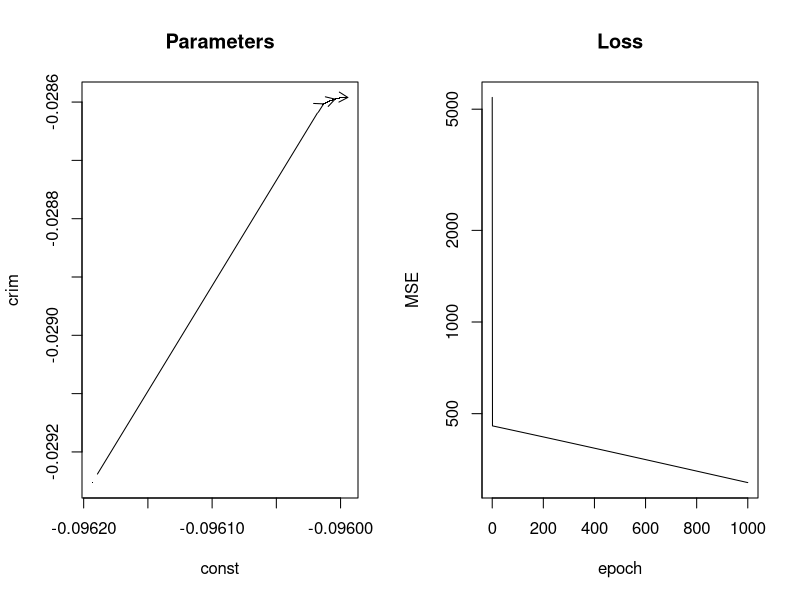
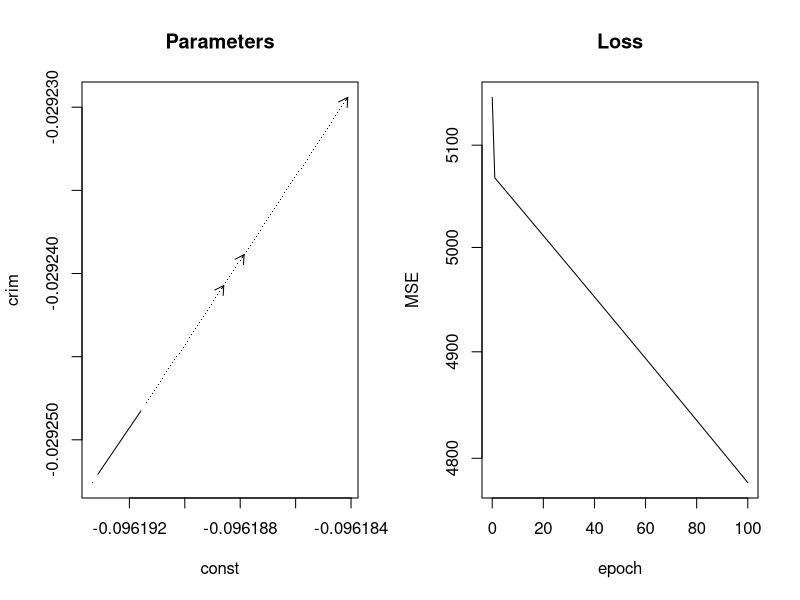
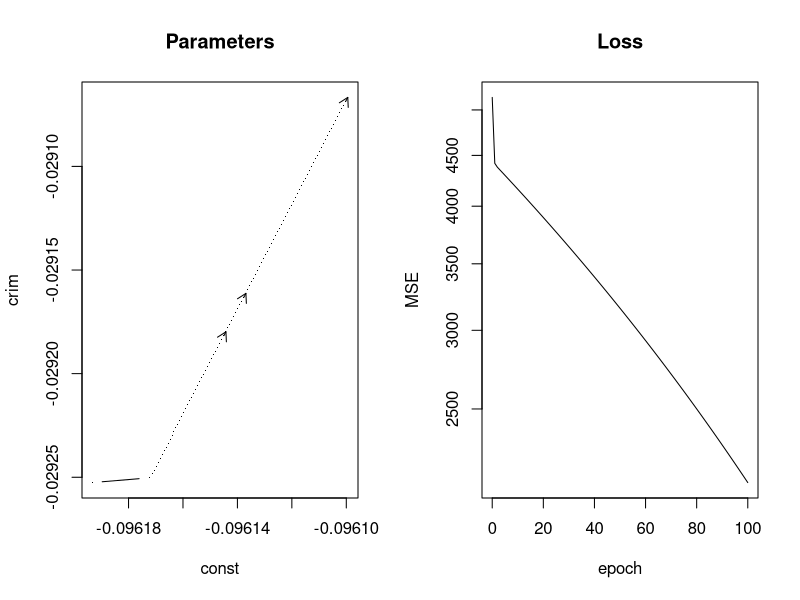
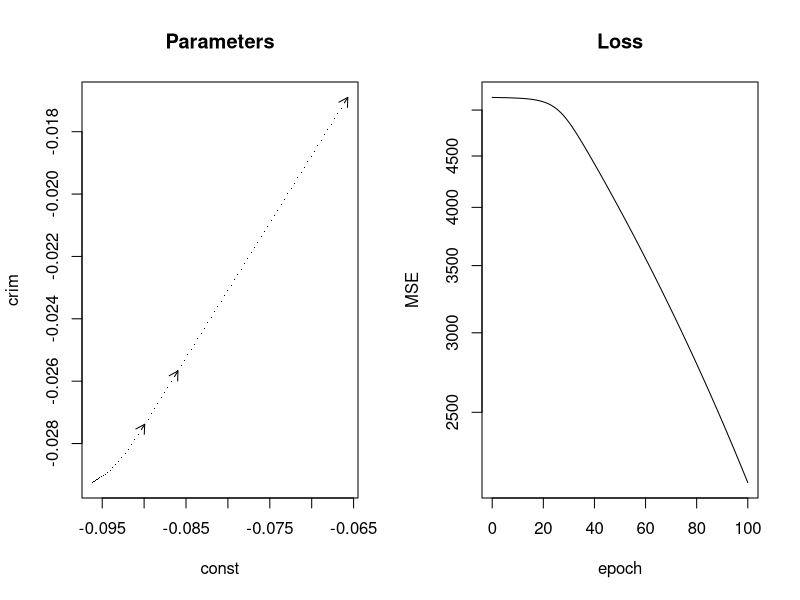
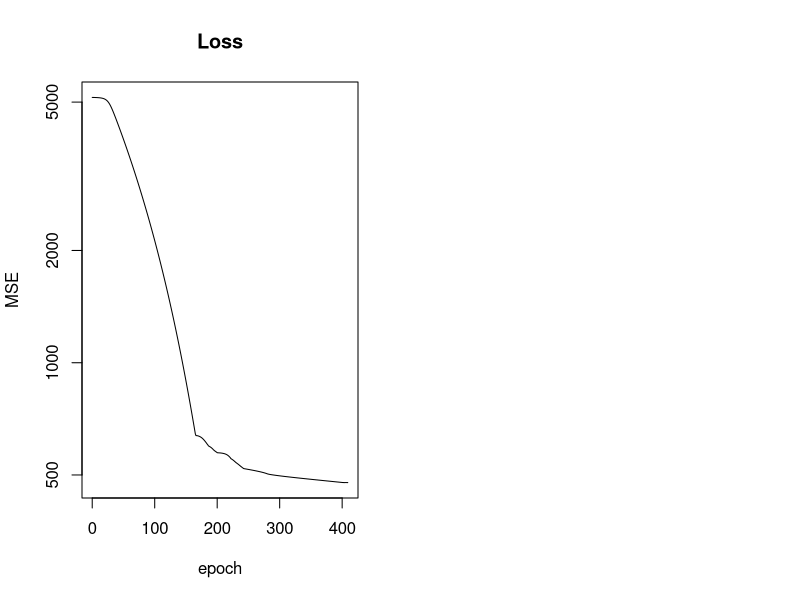

Reproduce these figures in R, in order.
### R code from vignette source 'stochastic-gradient-maxLik.Rnw'

###################################################
### code chunk number 1: foo
###################################################
options(keep.source = TRUE, width = 60,
        try.outFile=stdout()  # make try to produce error messages
        )
foo <- packageDescription("maxLik")


###################################################
### code chunk number 2: stochastic-gradient-maxLik.Rnw:163-164 (eval = FALSE)
###################################################
## maxSGA(fn, grad, start, nObs, control)


###################################################
### code chunk number 3: stochastic-gradient-maxLik.Rnw:375-379
###################################################
i <- which(names(MASS::Boston) == "medv")
X <- as.matrix(MASS::Boston[,-i])
X <- cbind("const"=1, X)  # add constant
y <- MASS::Boston[,i]


###################################################
### code chunk number 4: stochastic-gradient-maxLik.Rnw:384-385
###################################################
colMeans(X)


###################################################
### code chunk number 5: stochastic-gradient-maxLik.Rnw:392-393
###################################################
eigenvals <- eigen(crossprod(X))$values


###################################################
### code chunk number 6: stochastic-gradient-maxLik.Rnw:404-407
###################################################
betaX <- solve(crossprod(X)) %*% crossprod(X, y)
betaX <- drop(betaX)  # matrix to vector
betaX


###################################################
### code chunk number 7: stochastic-gradient-maxLik.Rnw:431-436
###################################################
gradloss <- function(theta, index)  {
   e <- y[index] - X[index,,drop=FALSE] %*% theta
   g <- t(e) %*% X[index,,drop=FALSE]
   2*g/length(index)
}


###################################################
### code chunk number 8: gradonly
###################################################
library(maxLik)
set.seed(3)
start <- setNames(rnorm(ncol(X), sd=0.1), colnames(X))
                           # add names for better reference
res <- try(maxSGA(grad=gradloss,
           start=start,
           nObs=nrow(X),
           control=list(iterlim=1000)
           )
    )


###################################################
### code chunk number 9: stochastic-gradient-maxLik.Rnw:476-483
###################################################
res <- maxSGA(grad=gradloss,
              start=start,
              nObs=nrow(X),
              control=list(iterlim=1000,
                           SG_clip=1e4)  # limit ||g|| <= 100
              )
summary(res)


###################################################
### code chunk number 10: stochastic-gradient-maxLik.Rnw:495-499
###################################################
loss <- function(theta, index) {
   e <- y[index] - X[index,] %*% theta
   -crossprod(e)/length(index)
}


###################################################
### code chunk number 11: stochastic-gradient-maxLik.Rnw:514-538
###################################################
res <- maxSGA(loss, gradloss,
              start=start,
              nObs=nrow(X),
              control=list(iterlim=1000,
                           # will misbehave with larger numbers
                           SG_clip=1e4,
                           SG_learningRate=0.001,
                           storeParameters=TRUE,
                           storeValues=TRUE
                           )  
              )
par <- storedParameters(res)
val <- storedValues(res)
par(mfrow=c(1,2))
plot(par[,1], par[,2], type="b", pch=".",
     xlab=names(start)[1], ylab=names(start)[2], main="Parameters")
## add some arrows to see which way the parameters move
iB <- c(40, nrow(par)/2, nrow(par))
iA <- iB - 10
arrows(par[iA,1], par[iA,2], par[iB,1], par[iB,2], length=0.1)
##
plot(seq(length=length(val))-1, -val, type="l",
     xlab="epoch", ylab="MSE", main="Loss",
     log="y")


###################################################
### code chunk number 12: stochastic-gradient-maxLik.Rnw:565-570
###################################################
i <- sample(nrow(X), 0.8*nrow(X))  # training indices, 80% of data
Xt <- X[i,]  # training data
yt <- y[i]
Xv <- X[-i,]  # validation data
yv <- y[-i]


###################################################
### code chunk number 13: stochastic-gradient-maxLik.Rnw:575-584
###################################################
gradloss <- function(theta, index)  {
   e <- yt[index] - Xt[index,,drop=FALSE] %*% theta
   g <- -2*t(e) %*% Xt[index,,drop=FALSE]
   -g/length(index)
}
loss <- function(theta, index) {
   e <- yv - Xv %*% theta
   -crossprod(e)/length(yv)
}


###################################################
### code chunk number 14: batch1
###################################################
res <- maxSGA(loss, gradloss,
              start=start,
              nObs=nrow(Xt),  # note: only training data now
              control=list(iterlim=100,
                           SG_batchSize=1,
                           SG_learningRate=1e-5,
                           SG_clip=1e4,
                           storeParameters=TRUE,
                           storeValues=TRUE
                           )  
              )
par <- storedParameters(res)
val <- storedValues(res)
par(mfrow=c(1,2))
plot(par[,1], par[,2], type="b", pch=".",
     xlab=names(start)[1], ylab=names(start)[2], main="Parameters")
iB <- c(40, nrow(par)/2, nrow(par))
iA <- iB - 1
arrows(par[iA,1], par[iA,2], par[iB,1], par[iB,2], length=0.1)
plot(seq(length=length(val))-1, -val, type="l",
     xlab="epoch", ylab="MSE", main="Loss",
     log="y")


###################################################
### code chunk number 15: momentum
###################################################
res <- maxSGA(loss, gradloss,
              start=start,
              nObs=nrow(Xt),
              control=list(iterlim=100,
                           SG_batchSize=1,
                           SG_learningRate=1e-6,
                           SG_clip=1e4,
                           SGA_momentum = 0.99,
                           storeParameters=TRUE,
                           storeValues=TRUE
                           )  
              )
par <- storedParameters(res)
val <- storedValues(res)
par(mfrow=c(1,2))
plot(par[,1], par[,2], type="b", pch=".",
     xlab=names(start)[1], ylab=names(start)[2], main="Parameters")
iB <- c(40, nrow(par)/2, nrow(par))
iA <- iB - 1
arrows(par[iA,1], par[iA,2], par[iB,1], par[iB,2], length=0.1)
plot(seq(length=length(val))-1, -val, type="l",
     xlab="epoch", ylab="MSE", main="Loss",
     log="y")


###################################################
### code chunk number 16: Adam
###################################################
res <- maxAdam(loss, gradloss,
              start=start,
              nObs=nrow(Xt),
              control=list(iterlim=100,
                           SG_batchSize=1,
                           SG_learningRate=1e-6,
                           SG_clip=1e4,
                           storeParameters=TRUE,
                           storeValues=TRUE
                           )  
              )
par <- storedParameters(res)
val <- storedValues(res)
par(mfrow=c(1,2))
plot(par[,1], par[,2], type="b", pch=".",
     xlab=names(start)[1], ylab=names(start)[2], main="Parameters")
iB <- c(40, nrow(par)/2, nrow(par))
iA <- iB - 1
arrows(par[iA,1], par[iA,2], par[iB,1], par[iB,2], length=0.1)
plot(seq(length=length(val))-1, -val, type="l",
     xlab="epoch", ylab="MSE", main="Loss",
     log="y")


###################################################
### code chunk number 17: SANN
###################################################
val <- NULL
# loop over batch sizes
for(B in c(1,10,100)) {
   res <- maxAdam(loss, gradloss,
                  start=start,
                  nObs=nrow(Xt),
                  control=list(iterlim=200,
                               SG_batchSize=1,
                               SG_learningRate=1e-6,
                               SG_clip=1e4,
                               SG_patience=5,
                           # worse value allowed only 5 times
                               storeValues=TRUE
                               )  
                  )
   cat("Batch size", B, ",", nIter(res),
       "epochs, function value", maxValue(res), "\n")
   val <- c(val, na.omit(storedValues(res)))
   start <- coef(res)
}
plot(seq(length=length(val))-1, -val, type="l",
     xlab="epoch", ylab="MSE", main="Loss",
     log="y")
summary(res)
